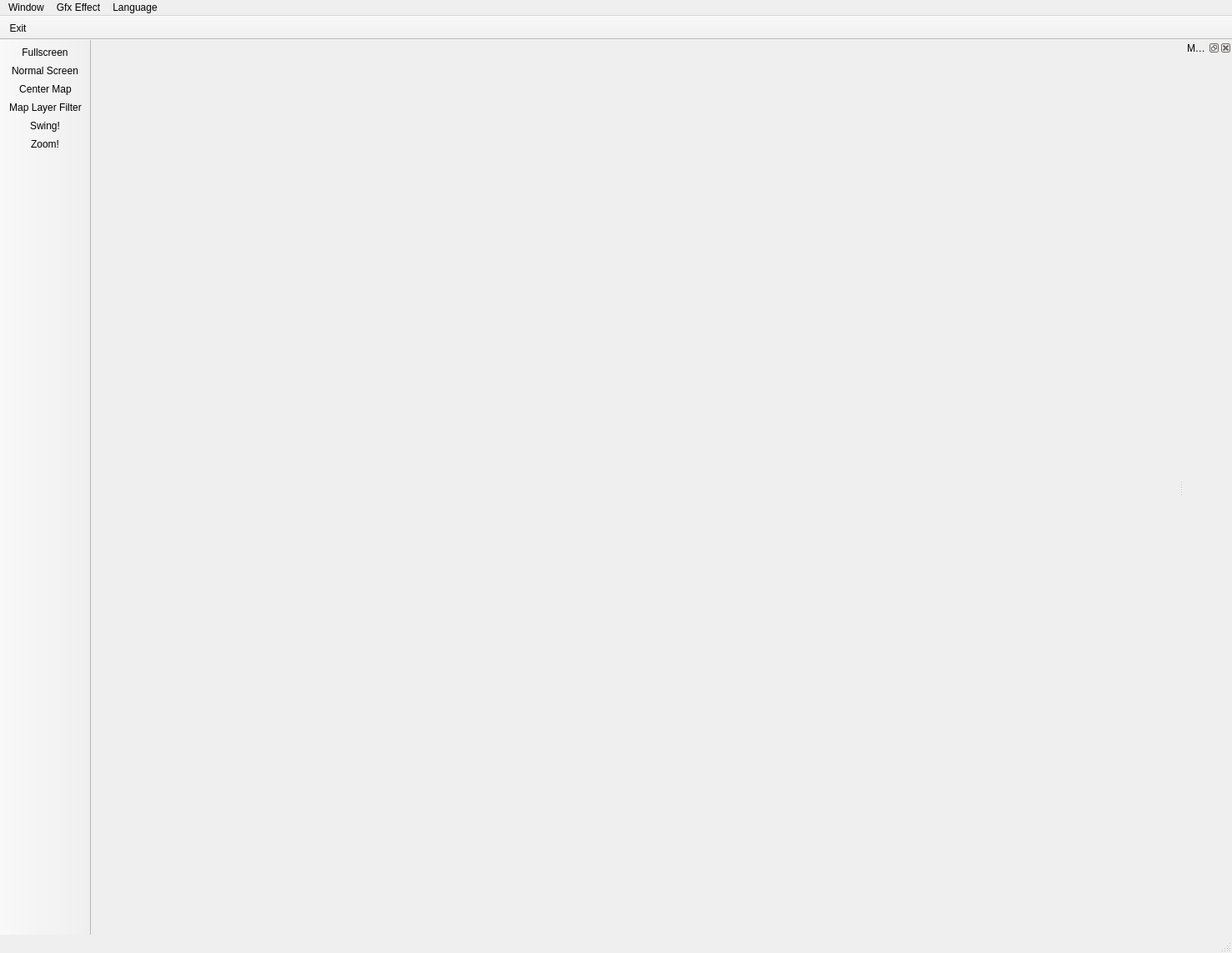
<?xml version="1.0" encoding="UTF-8"?>
<ui version="4.0">
 <class>hmiios2014Class</class>
 <widget class="QMainWindow" name="hmiios2014Class">
  <property name="geometry">
   <rect>
    <x>0</x>
    <y>0</y>
    <width>1478</width>
    <height>1143</height>
   </rect>
  </property>
  <property name="windowTitle">
   <string>hmiios2014</string>
  </property>
  <widget class="QWidget" name="centralWidget">
   <layout class="QHBoxLayout" name="horizontalLayout">
    <property name="leftMargin">
     <number>0</number>
    </property>
    <property name="topMargin">
     <number>0</number>
    </property>
    <property name="rightMargin">
     <number>0</number>
    </property>
    <property name="bottomMargin">
     <number>0</number>
    </property>
    <item>
     <widget class="QWidget" name="widget" native="true"/>
    </item>
   </layout>
  </widget>
  <widget class="QMenuBar" name="menuBar">
   <property name="geometry">
    <rect>
     <x>0</x>
     <y>0</y>
     <width>1478</width>
     <height>38</height>
    </rect>
   </property>
   <widget class="QMenu" name="menuWindow">
    <property name="title">
     <string>Window</string>
    </property>
    <addaction name="actionFullscreen"/>
    <addaction name="actionNormalscreen"/>
    <addaction name="actionExit"/>
   </widget>
   <widget class="QMenu" name="menuGfx_Effect">
    <property name="title">
     <string>Gfx Effect</string>
    </property>
    <addaction name="actionAutoZoom"/>
    <addaction name="actionAutoSwing"/>
   </widget>
   <widget class="QMenu" name="menuLanguage">
    <property name="title">
     <string>Language</string>
    </property>
    <addaction name="separator"/>
    <addaction name="actionChineseLang"/>
    <addaction name="actionDefaultLang"/>
   </widget>
   <addaction name="menuWindow"/>
   <addaction name="menuGfx_Effect"/>
   <addaction name="menuLanguage"/>
  </widget>
  <widget class="QToolBar" name="mainToolBar">
   <property name="windowTitle">
    <string>Main Toolbar</string>
   </property>
   <property name="whatsThis">
    <string>A tool bar... does provide tool buttons</string>
   </property>
   <property name="movable">
    <bool>false</bool>
   </property>
   <property name="iconSize">
    <size>
     <width>36</width>
     <height>36</height>
    </size>
   </property>
   <property name="toolButtonStyle">
    <enum>Qt::ToolButtonIconOnly</enum>
   </property>
   <property name="floatable">
    <bool>false</bool>
   </property>
   <attribute name="toolBarArea">
    <enum>LeftToolBarArea</enum>
   </attribute>
   <attribute name="toolBarBreak">
    <bool>false</bool>
   </attribute>
   <addaction name="actionFullscreen"/>
   <addaction name="actionNormalscreen"/>
   <addaction name="actionCenterMap"/>
   <addaction name="actionMapLayerFilter"/>
   <addaction name="actionAutoSwing"/>
   <addaction name="actionAutoZoom"/>
  </widget>
  <widget class="QToolBar" name="subToolBar">
   <property name="windowTitle">
    <string>Sub toolbar</string>
   </property>
   <property name="movable">
    <bool>false</bool>
   </property>
   <property name="iconSize">
    <size>
     <width>36</width>
     <height>36</height>
    </size>
   </property>
   <property name="toolButtonStyle">
    <enum>Qt::ToolButtonIconOnly</enum>
   </property>
   <property name="floatable">
    <bool>false</bool>
   </property>
   <attribute name="toolBarArea">
    <enum>TopToolBarArea</enum>
   </attribute>
   <attribute name="toolBarBreak">
    <bool>false</bool>
   </attribute>
   <addaction name="actionExit"/>
  </widget>
  <widget class="QStatusBar" name="statusBar"/>
  <widget class="QDockWidget" name="dockWidget">
   <property name="windowTitle">
    <string>Map Filter</string>
   </property>
   <attribute name="dockWidgetArea">
    <number>2</number>
   </attribute>
   <widget class="QWidget" name="dockWidgetContents">
    <layout class="QVBoxLayout" name="verticalLayout">
     <property name="spacing">
      <number>0</number>
     </property>
     <property name="leftMargin">
      <number>0</number>
     </property>
     <property name="topMargin">
      <number>0</number>
     </property>
     <property name="rightMargin">
      <number>0</number>
     </property>
     <property name="bottomMargin">
      <number>0</number>
     </property>
     <item>
      <widget class="MapFilterWidget" name="widgetMapFilter" native="true"/>
     </item>
    </layout>
   </widget>
  </widget>
  <action name="actionFullscreen">
   <property name="icon">
    <iconset resource="hmiios2014.qrc">
     <normaloff>:/hmiios2014/fullscreen</normaloff>:/hmiios2014/fullscreen</iconset>
   </property>
   <property name="text">
    <string>Fullscreen</string>
   </property>
  </action>
  <action name="actionNormalscreen">
   <property name="icon">
    <iconset resource="hmiios2014.qrc">
     <normaloff>:/hmiios2014/normalscreen</normaloff>:/hmiios2014/normalscreen</iconset>
   </property>
   <property name="text">
    <string>Normal Screen</string>
   </property>
   <property name="toolTip">
    <string>Normal Screen</string>
   </property>
  </action>
  <action name="actionSelect">
   <property name="checkable">
    <bool>true</bool>
   </property>
   <property name="icon">
    <iconset>
     <normaloff>:/hmiios2014/pick</normaloff>:/hmiios2014/pick</iconset>
   </property>
   <property name="text">
    <string>Select</string>
   </property>
   <property name="toolTip">
    <string>Select Object</string>
   </property>
  </action>
  <action name="actionEBL">
   <property name="checkable">
    <bool>true</bool>
   </property>
   <property name="icon">
    <iconset>
     <normaloff>:/hmiios2014/ebl</normaloff>:/hmiios2014/ebl</iconset>
   </property>
   <property name="text">
    <string>EBL</string>
   </property>
   <property name="toolTip">
    <string>Elastic Bearer Line</string>
   </property>
  </action>
  <action name="actionExit">
   <property name="icon">
    <iconset resource="hmiios2014.qrc">
     <normaloff>:/hmiios2014/quit</normaloff>:/hmiios2014/quit</iconset>
   </property>
   <property name="text">
    <string>Exit</string>
   </property>
  </action>
  <action name="actionCenterMap">
   <property name="icon">
    <iconset resource="hmiios2014.qrc">
     <normaloff>:/hmiios2014/center</normaloff>:/hmiios2014/center</iconset>
   </property>
   <property name="text">
    <string>Center Map</string>
   </property>
  </action>
  <action name="actionMapLayerFilter">
   <property name="icon">
    <iconset resource="hmiios2014.qrc">
     <normaloff>:/hmiios2014/layer</normaloff>:/hmiios2014/layer</iconset>
   </property>
   <property name="text">
    <string>Map Layer Filter</string>
   </property>
   <property name="toolTip">
    <string>Declutter map layers</string>
   </property>
  </action>
  <action name="actionAutoZoom">
   <property name="icon">
    <iconset resource="hmiios2014.qrc">
     <normaloff>:/hmiios2014/zoom</normaloff>:/hmiios2014/zoom</iconset>
   </property>
   <property name="text">
    <string>Zoom!</string>
   </property>
  </action>
  <action name="actionAutoSwing">
   <property name="icon">
    <iconset resource="hmiios2014.qrc">
     <normaloff>:/hmiios2014/swing</normaloff>:/hmiios2014/swing</iconset>
   </property>
   <property name="text">
    <string>Swing!</string>
   </property>
   <property name="toolTip">
    <string>Swing!</string>
   </property>
  </action>
  <action name="actionChineseLang">
   <property name="text">
    <string>Chinese</string>
   </property>
  </action>
  <action name="actionDefaultLang">
   <property name="text">
    <string>Default</string>
   </property>
  </action>
 </widget>
 <layoutdefault spacing="6" margin="11"/>
 <customwidgets>
  <customwidget>
   <class>MapFilterWidget</class>
   <extends>QWidget</extends>
   <header>mapFilterWidget.h</header>
   <container>1</container>
  </customwidget>
 </customwidgets>
 <resources>
  <include location="hmiios2014.qrc"/>
 </resources>
 <connections>
  <connection>
   <sender>actionFullscreen</sender>
   <signal>triggered()</signal>
   <receiver>hmiios2014Class</receiver>
   <slot>showFullScreen()</slot>
   <hints>
    <hint type="sourcelabel">
     <x>-1</x>
     <y>-1</y>
    </hint>
    <hint type="destinationlabel">
     <x>299</x>
     <y>199</y>
    </hint>
   </hints>
  </connection>
  <connection>
   <sender>actionNormalscreen</sender>
   <signal>triggered()</signal>
   <receiver>hmiios2014Class</receiver>
   <slot>showNormal()</slot>
   <hints>
    <hint type="sourcelabel">
     <x>-1</x>
     <y>-1</y>
    </hint>
    <hint type="destinationlabel">
     <x>299</x>
     <y>199</y>
    </hint>
   </hints>
  </connection>
  <connection>
   <sender>actionExit</sender>
   <signal>triggered()</signal>
   <receiver>hmiios2014Class</receiver>
   <slot>close()</slot>
   <hints>
    <hint type="sourcelabel">
     <x>-1</x>
     <y>-1</y>
    </hint>
    <hint type="destinationlabel">
     <x>299</x>
     <y>199</y>
    </hint>
   </hints>
  </connection>
 </connections>
</ui>
